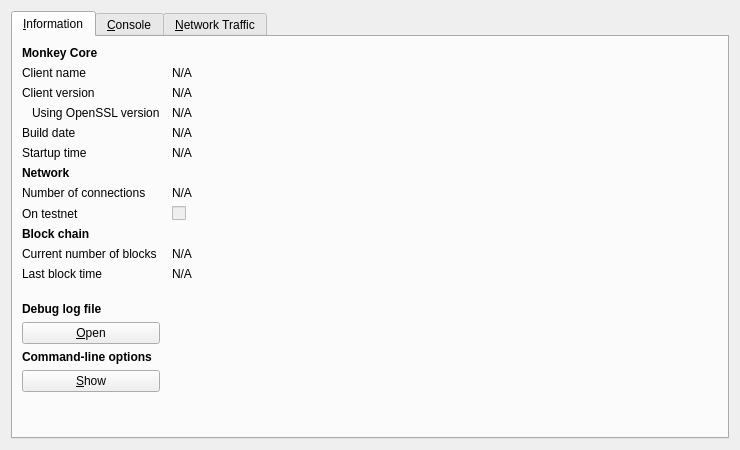
<?xml version="1.0" encoding="UTF-8"?>
<ui version="4.0">
 <class>RPCConsole</class>
 <widget class="QDialog" name="RPCConsole">
  <property name="geometry">
   <rect>
    <x>0</x>
    <y>0</y>
    <width>740</width>
    <height>450</height>
   </rect>
  </property>
  <property name="windowTitle">
   <string>Monkey - Debug window</string>
  </property>
  <layout class="QVBoxLayout" name="verticalLayout_2">
   <item>
    <widget class="QTabWidget" name="tabWidget">
     <property name="currentIndex">
      <number>0</number>
     </property>
     <widget class="QWidget" name="tab_info">
      <attribute name="title">
       <string>&amp;Information</string>
      </attribute>
      <layout class="QGridLayout" name="gridLayout" columnstretch="0,1">
       <property name="horizontalSpacing">
        <number>12</number>
       </property>
       <item row="0" column="0">
        <widget class="QLabel" name="label_9">
         <property name="font">
          <font>
           <weight>75</weight>
           <bold>true</bold>
          </font>
         </property>
         <property name="text">
          <string>Monkey Core</string>
         </property>
        </widget>
       </item>
       <item row="1" column="0">
        <widget class="QLabel" name="label_5">
         <property name="text">
          <string>Client name</string>
         </property>
        </widget>
       </item>
       <item row="1" column="1">
        <widget class="QLabel" name="clientName">
         <property name="cursor">
          <cursorShape>IBeamCursor</cursorShape>
         </property>
         <property name="text">
          <string>N/A</string>
         </property>
         <property name="textFormat">
          <enum>Qt::PlainText</enum>
         </property>
         <property name="textInteractionFlags">
          <set>Qt::LinksAccessibleByMouse|Qt::TextSelectableByKeyboard|Qt::TextSelectableByMouse</set>
         </property>
        </widget>
       </item>
       <item row="2" column="0">
        <widget class="QLabel" name="label_6">
         <property name="text">
          <string>Client version</string>
         </property>
        </widget>
       </item>
       <item row="2" column="1">
        <widget class="QLabel" name="clientVersion">
         <property name="cursor">
          <cursorShape>IBeamCursor</cursorShape>
         </property>
         <property name="text">
          <string>N/A</string>
         </property>
         <property name="textFormat">
          <enum>Qt::PlainText</enum>
         </property>
         <property name="textInteractionFlags">
          <set>Qt::LinksAccessibleByMouse|Qt::TextSelectableByKeyboard|Qt::TextSelectableByMouse</set>
         </property>
        </widget>
       </item>
       <item row="3" column="0">
        <widget class="QLabel" name="label_14">
         <property name="text">
          <string>Using OpenSSL version</string>
         </property>
         <property name="indent">
          <number>10</number>
         </property>
        </widget>
       </item>
       <item row="3" column="1">
        <widget class="QLabel" name="openSSLVersion">
         <property name="cursor">
          <cursorShape>IBeamCursor</cursorShape>
         </property>
         <property name="text">
          <string>N/A</string>
         </property>
         <property name="textFormat">
          <enum>Qt::PlainText</enum>
         </property>
         <property name="textInteractionFlags">
          <set>Qt::LinksAccessibleByMouse|Qt::TextSelectableByKeyboard|Qt::TextSelectableByMouse</set>
         </property>
        </widget>
       </item>
       <item row="4" column="0">
        <widget class="QLabel" name="label_12">
         <property name="text">
          <string>Build date</string>
         </property>
        </widget>
       </item>
       <item row="4" column="1">
        <widget class="QLabel" name="buildDate">
         <property name="cursor">
          <cursorShape>IBeamCursor</cursorShape>
         </property>
         <property name="text">
          <string>N/A</string>
         </property>
         <property name="textFormat">
          <enum>Qt::PlainText</enum>
         </property>
         <property name="textInteractionFlags">
          <set>Qt::LinksAccessibleByMouse|Qt::TextSelectableByKeyboard|Qt::TextSelectableByMouse</set>
         </property>
        </widget>
       </item>
       <item row="5" column="0">
        <widget class="QLabel" name="label_13">
         <property name="text">
          <string>Startup time</string>
         </property>
        </widget>
       </item>
       <item row="5" column="1">
        <widget class="QLabel" name="startupTime">
         <property name="cursor">
          <cursorShape>IBeamCursor</cursorShape>
         </property>
         <property name="text">
          <string>N/A</string>
         </property>
         <property name="textFormat">
          <enum>Qt::PlainText</enum>
         </property>
         <property name="textInteractionFlags">
          <set>Qt::LinksAccessibleByMouse|Qt::TextSelectableByKeyboard|Qt::TextSelectableByMouse</set>
         </property>
        </widget>
       </item>
       <item row="6" column="0">
        <widget class="QLabel" name="label_11">
         <property name="font">
          <font>
           <weight>75</weight>
           <bold>true</bold>
          </font>
         </property>
         <property name="text">
          <string>Network</string>
         </property>
        </widget>
       </item>
       <item row="7" column="0">
        <widget class="QLabel" name="label_7">
         <property name="text">
          <string>Number of connections</string>
         </property>
        </widget>
       </item>
       <item row="7" column="1">
        <widget class="QLabel" name="numberOfConnections">
         <property name="cursor">
          <cursorShape>IBeamCursor</cursorShape>
         </property>
         <property name="text">
          <string>N/A</string>
         </property>
         <property name="textFormat">
          <enum>Qt::PlainText</enum>
         </property>
         <property name="textInteractionFlags">
          <set>Qt::LinksAccessibleByMouse|Qt::TextSelectableByKeyboard|Qt::TextSelectableByMouse</set>
         </property>
        </widget>
       </item>
       <item row="8" column="0">
        <widget class="QLabel" name="label_8">
         <property name="text">
          <string>On testnet</string>
         </property>
        </widget>
       </item>
       <item row="8" column="1">
        <widget class="QCheckBox" name="isTestNet">
         <property name="enabled">
          <bool>false</bool>
         </property>
         <property name="text">
          <string/>
         </property>
        </widget>
       </item>
       <item row="9" column="0">
        <widget class="QLabel" name="label_10">
         <property name="font">
          <font>
           <weight>75</weight>
           <bold>true</bold>
          </font>
         </property>
         <property name="text">
          <string>Block chain</string>
         </property>
        </widget>
       </item>
       <item row="10" column="0">
        <widget class="QLabel" name="label_3">
         <property name="text">
          <string>Current number of blocks</string>
         </property>
        </widget>
       </item>
       <item row="10" column="1">
        <widget class="QLabel" name="numberOfBlocks">
         <property name="cursor">
          <cursorShape>IBeamCursor</cursorShape>
         </property>
         <property name="text">
          <string>N/A</string>
         </property>
         <property name="textFormat">
          <enum>Qt::PlainText</enum>
         </property>
         <property name="textInteractionFlags">
          <set>Qt::LinksAccessibleByMouse|Qt::TextSelectableByKeyboard|Qt::TextSelectableByMouse</set>
         </property>
        </widget>
       </item>
       <item row="11" column="0">
        <widget class="QLabel" name="label_2">
         <property name="text">
          <string>Last block time</string>
         </property>
        </widget>
       </item>
       <item row="11" column="1">
        <widget class="QLabel" name="lastBlockTime">
         <property name="cursor">
          <cursorShape>IBeamCursor</cursorShape>
         </property>
         <property name="text">
          <string>N/A</string>
         </property>
         <property name="textFormat">
          <enum>Qt::PlainText</enum>
         </property>
         <property name="textInteractionFlags">
          <set>Qt::LinksAccessibleByMouse|Qt::TextSelectableByKeyboard|Qt::TextSelectableByMouse</set>
         </property>
        </widget>
       </item>
       <item row="12" column="0">
        <spacer name="verticalSpacer_2">
         <property name="orientation">
          <enum>Qt::Vertical</enum>
         </property>
         <property name="sizeHint" stdset="0">
          <size>
           <width>20</width>
           <height>20</height>
          </size>
         </property>
        </spacer>
       </item>
       <item row="13" column="0">
        <widget class="QLabel" name="labelDebugLogfile">
         <property name="font">
          <font>
           <weight>75</weight>
           <bold>true</bold>
          </font>
         </property>
         <property name="text">
          <string>Debug log file</string>
         </property>
        </widget>
       </item>
       <item row="14" column="0">
        <widget class="QPushButton" name="openDebugLogfileButton">
         <property name="toolTip">
          <string>Open the Monkey debug log file from the current data directory. This can take a few seconds for large log files.</string>
         </property>
         <property name="text">
          <string>&amp;Open</string>
         </property>
         <property name="autoDefault">
          <bool>false</bool>
         </property>
        </widget>
       </item>
       <item row="15" column="0">
        <widget class="QLabel" name="labelCLOptions">
         <property name="font">
          <font>
           <weight>75</weight>
           <bold>true</bold>
          </font>
         </property>
         <property name="text">
          <string>Command-line options</string>
         </property>
        </widget>
       </item>
       <item row="16" column="0">
        <widget class="QPushButton" name="showCLOptionsButton">
         <property name="toolTip">
          <string>Show the Monkey-Qt help message to get a list with possible Monkey command-line options.</string>
         </property>
         <property name="text">
          <string>&amp;Show</string>
         </property>
         <property name="autoDefault">
          <bool>false</bool>
         </property>
        </widget>
       </item>
       <item row="17" column="0">
        <spacer name="verticalSpacer">
         <property name="orientation">
          <enum>Qt::Vertical</enum>
         </property>
         <property name="sizeHint" stdset="0">
          <size>
           <width>20</width>
           <height>40</height>
          </size>
         </property>
        </spacer>
       </item>
      </layout>
     </widget>
     <widget class="QWidget" name="tab_console">
      <attribute name="title">
       <string>&amp;Console</string>
      </attribute>
      <layout class="QVBoxLayout" name="verticalLayout_3">
       <property name="spacing">
        <number>3</number>
       </property>
       <item>
        <widget class="QTextEdit" name="messagesWidget">
         <property name="minimumSize">
          <size>
           <width>0</width>
           <height>100</height>
          </size>
         </property>
         <property name="readOnly">
          <bool>true</bool>
         </property>
         <property name="tabKeyNavigation" stdset="0">
          <bool>false</bool>
         </property>
         <property name="columnCount" stdset="0">
          <number>2</number>
         </property>
        </widget>
       </item>
       <item>
        <layout class="QHBoxLayout" name="horizontalLayout">
         <property name="spacing">
          <number>3</number>
         </property>
         <item>
          <widget class="QLabel" name="label">
           <property name="text">
            <string notr="true">&gt;</string>
           </property>
          </widget>
         </item>
         <item>
          <widget class="QLineEdit" name="lineEdit"/>
         </item>
         <item>
          <widget class="QPushButton" name="clearButton">
           <property name="maximumSize">
            <size>
             <width>24</width>
             <height>24</height>
            </size>
           </property>
           <property name="toolTip">
            <string>Clear console</string>
           </property>
           <property name="text">
            <string/>
           </property>
           <property name="icon">
            <iconset resource="../bitcoin.qrc">
             <normaloff>:/icons/remove</normaloff>:/icons/remove</iconset>
           </property>
           <property name="shortcut">
            <string notr="true">Ctrl+L</string>
           </property>
           <property name="autoDefault">
            <bool>false</bool>
           </property>
          </widget>
         </item>
        </layout>
       </item>
      </layout>
     </widget>
     <widget class="QWidget" name="tab">
      <attribute name="title">
       <string>&amp;Network Traffic</string>
      </attribute>
      <layout class="QHBoxLayout" name="horizontalLayout_3">
       <item>
        <layout class="QVBoxLayout" name="verticalLayout_4">
         <item>
          <widget class="TrafficGraphWidget" name="trafficGraph" native="true">
           <property name="sizePolicy">
            <sizepolicy hsizetype="Expanding" vsizetype="Expanding">
             <horstretch>0</horstretch>
             <verstretch>0</verstretch>
            </sizepolicy>
           </property>
          </widget>
         </item>
         <item>
          <layout class="QHBoxLayout" name="horizontalLayout_2">
           <item>
            <widget class="QSlider" name="sldGraphRange">
             <property name="minimum">
              <number>1</number>
             </property>
             <property name="maximum">
              <number>288</number>
             </property>
             <property name="pageStep">
              <number>12</number>
             </property>
             <property name="value">
              <number>6</number>
             </property>
             <property name="orientation">
              <enum>Qt::Horizontal</enum>
             </property>
            </widget>
           </item>
           <item>
            <widget class="QLabel" name="lblGraphRange">
             <property name="minimumSize">
              <size>
               <width>100</width>
               <height>0</height>
              </size>
             </property>
             <property name="alignment">
              <set>Qt::AlignCenter</set>
             </property>
            </widget>
           </item>
           <item>
            <widget class="QPushButton" name="btnClearTrafficGraph">
             <property name="text">
              <string>&amp;Clear</string>
             </property>
            </widget>
           </item>
          </layout>
         </item>
        </layout>
       </item>
       <item>
        <layout class="QVBoxLayout" name="verticalLayout">
         <item>
          <widget class="QGroupBox" name="groupBox">
           <property name="title">
            <string>Totals</string>
           </property>
           <layout class="QVBoxLayout" name="verticalLayout_5">
            <item>
             <layout class="QHBoxLayout" name="horizontalLayout_4">
              <item>
               <widget class="Line" name="line">
                <property name="sizePolicy">
                 <sizepolicy hsizetype="Fixed" vsizetype="Fixed">
                  <horstretch>0</horstretch>
                  <verstretch>0</verstretch>
                 </sizepolicy>
                </property>
                <property name="minimumSize">
                 <size>
                  <width>10</width>
                  <height>0</height>
                 </size>
                </property>
                <property name="palette">
                 <palette>
                  <active>
                   <colorrole role="Light">
                    <brush brushstyle="SolidPattern">
                     <color alpha="255">
                      <red>0</red>
                      <green>255</green>
                      <blue>0</blue>
                     </color>
                    </brush>
                   </colorrole>
                  </active>
                  <inactive>
                   <colorrole role="Light">
                    <brush brushstyle="SolidPattern">
                     <color alpha="255">
                      <red>0</red>
                      <green>255</green>
                      <blue>0</blue>
                     </color>
                    </brush>
                   </colorrole>
                  </inactive>
                  <disabled>
                   <colorrole role="Light">
                    <brush brushstyle="SolidPattern">
                     <color alpha="255">
                      <red>0</red>
                      <green>255</green>
                      <blue>0</blue>
                     </color>
                    </brush>
                   </colorrole>
                  </disabled>
                 </palette>
                </property>
                <property name="orientation">
                 <enum>Qt::Horizontal</enum>
                </property>
               </widget>
              </item>
              <item>
               <widget class="QLabel" name="label_16">
                <property name="text">
                 <string>In:</string>
                </property>
               </widget>
              </item>
              <item>
               <widget class="QLabel" name="lblBytesIn">
                <property name="minimumSize">
                 <size>
                  <width>50</width>
                  <height>0</height>
                 </size>
                </property>
                <property name="alignment">
                 <set>Qt::AlignRight|Qt::AlignTrailing|Qt::AlignVCenter</set>
                </property>
               </widget>
              </item>
             </layout>
            </item>
            <item>
             <layout class="QHBoxLayout" name="horizontalLayout_5">
              <item>
               <widget class="Line" name="line_2">
                <property name="sizePolicy">
                 <sizepolicy hsizetype="Fixed" vsizetype="Fixed">
                  <horstretch>0</horstretch>
                  <verstretch>0</verstretch>
                 </sizepolicy>
                </property>
                <property name="minimumSize">
                 <size>
                  <width>10</width>
                  <height>0</height>
                 </size>
                </property>
                <property name="palette">
                 <palette>
                  <active>
                   <colorrole role="Light">
                    <brush brushstyle="SolidPattern">
                     <color alpha="255">
                      <red>255</red>
                      <green>0</green>
                      <blue>0</blue>
                     </color>
                    </brush>
                   </colorrole>
                  </active>
                  <inactive>
                   <colorrole role="Light">
                    <brush brushstyle="SolidPattern">
                     <color alpha="255">
                      <red>255</red>
                      <green>0</green>
                      <blue>0</blue>
                     </color>
                    </brush>
                   </colorrole>
                  </inactive>
                  <disabled>
                   <colorrole role="Light">
                    <brush brushstyle="SolidPattern">
                     <color alpha="255">
                      <red>255</red>
                      <green>0</green>
                      <blue>0</blue>
                     </color>
                    </brush>
                   </colorrole>
                  </disabled>
                 </palette>
                </property>
                <property name="orientation">
                 <enum>Qt::Horizontal</enum>
                </property>
               </widget>
              </item>
              <item>
               <widget class="QLabel" name="label_17">
                <property name="text">
                 <string>Out:</string>
                </property>
               </widget>
              </item>
              <item>
               <widget class="QLabel" name="lblBytesOut">
                <property name="minimumSize">
                 <size>
                  <width>50</width>
                  <height>0</height>
                 </size>
                </property>
                <property name="alignment">
                 <set>Qt::AlignRight|Qt::AlignTrailing|Qt::AlignVCenter</set>
                </property>
               </widget>
              </item>
             </layout>
            </item>
            <item>
             <spacer name="verticalSpacer_4">
              <property name="orientation">
               <enum>Qt::Vertical</enum>
              </property>
              <property name="sizeHint" stdset="0">
               <size>
                <width>20</width>
                <height>407</height>
               </size>
              </property>
             </spacer>
            </item>
           </layout>
          </widget>
         </item>
        </layout>
       </item>
      </layout>
     </widget>
    </widget>
   </item>
  </layout>
 </widget>
 <customwidgets>
  <customwidget>
   <class>TrafficGraphWidget</class>
   <extends>QWidget</extends>
   <header>trafficgraphwidget.h</header>
   <container>1</container>
   <slots>
    <slot>clear()</slot>
   </slots>
  </customwidget>
 </customwidgets>
 <resources>
  <include location="../bitcoin.qrc"/>
 </resources>
 <connections/>
</ui>
